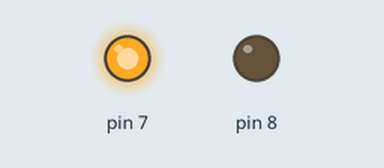
Simulated run of this sketch. Board: Arduino Uno, built with avr-gcc and run on an emulated ATmega328P. On the bench: output pins drawn as LEDs (lit = HIGH).

Above: at 0.1 s.
Timing chart, 0 to 1.6 s (numbered marks = the images above):
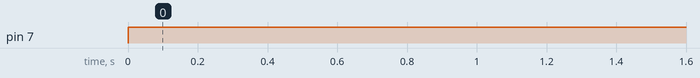

The sketch:

EncenderLed.ino
```cpp
void setup()
{
  pinMode(7, OUTPUT);
  pinMode(8, OUTPUT);
}

void loop()
{
  digitalWrite(7, HIGH);
  digitalWrite(8, LOW);
  delay(1000); // Wait for 1000 millisecond(s)

}
```

Measured:
- by itself, pin 7: LOW → HIGH at 0.00 s
